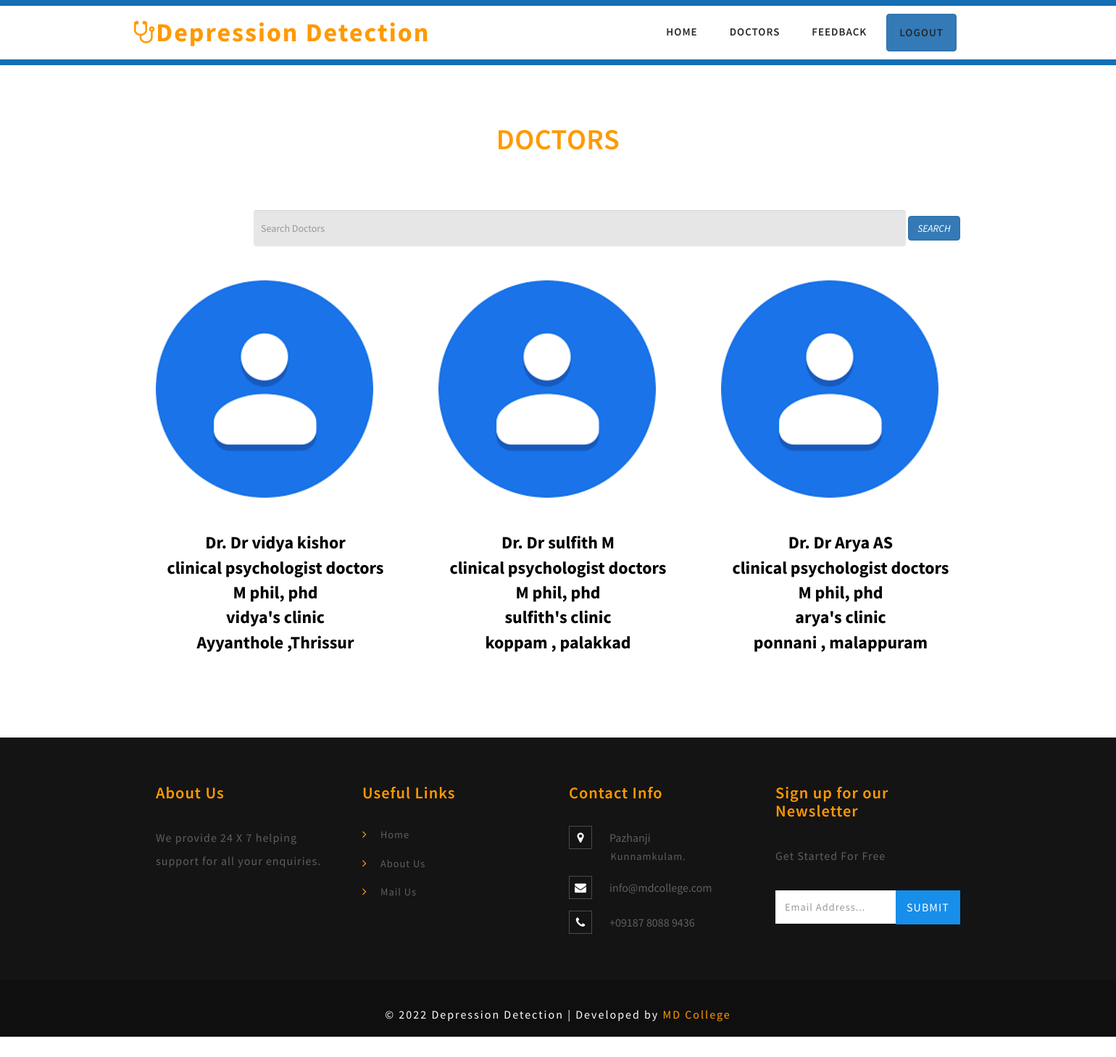
Screenshot of /patientview_Dr with the database file from the repository.
### mad/models.py (models this page shows)
class registration(db.Model, UserMixin):
    id=db.Column(db.Integer, primary_key=True)
    name = db.Column(db.String(80))
    lid = db.Column(db.String(80))
    address= db.Column(db.String (80))
    email= db.Column(db.String(80))
    number= db.Column(db.String (10))
    password = db.Column(db.String(80))
    usertype = db.Column(db.String(80))
    age = db.Column(db.String(80))
    gender = db.Column(db.String(80))
    dob = db.Column(db.String(80))
    Specialisation=db.Column(db.String(80))
    Qualification=db.Column(db.String(80))
    Image=db.Column(db.String(80))
    location=db.Column(db.String(80))
    hospital=db.Column(db.String(80))

### mad/routes.py (the view)
@login_required
@app.route('/patientview_Dr',methods=["GET","POST"])
def patientview_Dr():
    search=request.args.get('search')
    if search:
        obj=registration.query.filter((registration.location.contains(search)| registration.name.contains(search) | registration.hospital.contains(search))  & registration.usertype.contains("Dr") )
    else:
        obj = registration.query.filter_by(usertype="Dr").all()
    return render_template("patient view_Dr.html",obj=obj)

### mad/templates/patient view_Dr.html (shortened to what this page needs)
{%extends 'patient_layout.html'%}
{%block content%}
  <div class="banner-bottom">
	<div class="container">
		<div class="inner_sec_info_agileits_w3">
		  <h2 class="heading-agileinfo">Doctors</h2>
          <div class="container" style="width: 1500px;">
            <div class="row">
                <div class="span12">
                    <form method="GET" action="" class="form-inline" >
                        <input name="search" class="form-control" type="text" style="margin-left:150px; width: 900px; height:50px;" placeholder="Search Doctors">
                        <button type="submit" class="btn btn-primary"> <i class="icon-search icon-white">SEARCH</i></button>
                    </form>
                </div>
            </div>
        </div>
        <br><br>
    <section class="w3l-portfolio-8 py-5">
        <div class="portfolio-main py-md-5 py-4">
            <div class="container">
                <div class="row justify-content-center text-center">
                    <div class="col-md-8">
                    </div>
                </div>
                <div class="row galler-top">
                     {% for  i in obj %}
                    <div class="col-md-4 col-sm-6 protfolio-item hover14">
                        <a  data-lightbox="example-set" data-title="Branding Design">
                            <figure>
                                <img width=300 height=300 src="../static/pics/{{i.Image}}">
                                <div  style="margin-left: -30px;" >
                                    <br><br>
                                    <center><font size="+2"color="black"><b>
                                 Dr. {{i.name}}<br>
                               {{i.Specialisation}}<br>
                                    {{i.Qualification}}<br>
                                    {{i.hospital}}<br>
                                    {{i.location}}
                                </b></font>
                                </center><br><br><br>
                                </div>
                            </figure>
                        </a>
                    </div>
                    {%endfor%}
            </div>
        </div>
    </section>
{%endblock%}

### mad/static/css/style.css (style rules this page uses)
html, body { margin: 0; font-size: 100%; background: #fff; font-family: 'Source Sans Pro', sans-serif; }
body a { text-decoration: none; transition: 0.5s all; -webkit-transition: 0.5s all; -moz-transition: 0.5s all; -o-transition: 0.5s all; -ms-transition: 0.5s all; }
h1, h2, h3, h4, h5, h6 { margin: 0; font-family: 'Source Sans Pro', sans-serif; }
.heading-agileinfo { font-weight: 600; letter-spacing: .5px; font-size: 40px; margin-bottom: 1.9em; text-align: center; color: #ff9900; text-transform: uppercase; position: relative; margin-top: 0; }
.banner-bottom { padding: 5em 0; }

### mad/static/css/appointment_style.css (style rules this page uses)
body { padding: 0; margin: 0; font-family: 'Source Sans Pro', sans-serif; }
body a { color:red; transition: 0.5s all; -webkit-transition: 0.5s all; -moz-transition: 0.5s all; -o-transition: 0.5s all; -ms-transition: 0.5s all; text-decoration: none; }
h1, h2, h3, h4, h5, h6 { margin: 0; padding: 0; font-family: 'Source Sans Pro', sans-serif; }
input[type="text"] { padding: 7px 10px; box-sizing: border-box; background-color: rgba(216, 216, 216, 0.63); border: none; width: 99%; color: #0f0e10; }

### rows the page displays
registration: Image (picture), name "Dr vidya kishor", Specialisation "clinical psychologist doctors", Qualification "M phil, phd", hospital "vidya's clinic", location "Ayyanthole ,Thrissur"
registration: Image (picture), name "Dr sulfith M", Specialisation "clinical psychologist doctors", Qualification "M phil, phd", hospital "sulfith's clinic", location "koppam , palakkad"
registration: Image (picture), name "Dr Arya AS", Specialisation "clinical psychologist doctors", Qualification "M phil, phd", hospital "arya's clinic", location "ponnani , malappuram"
